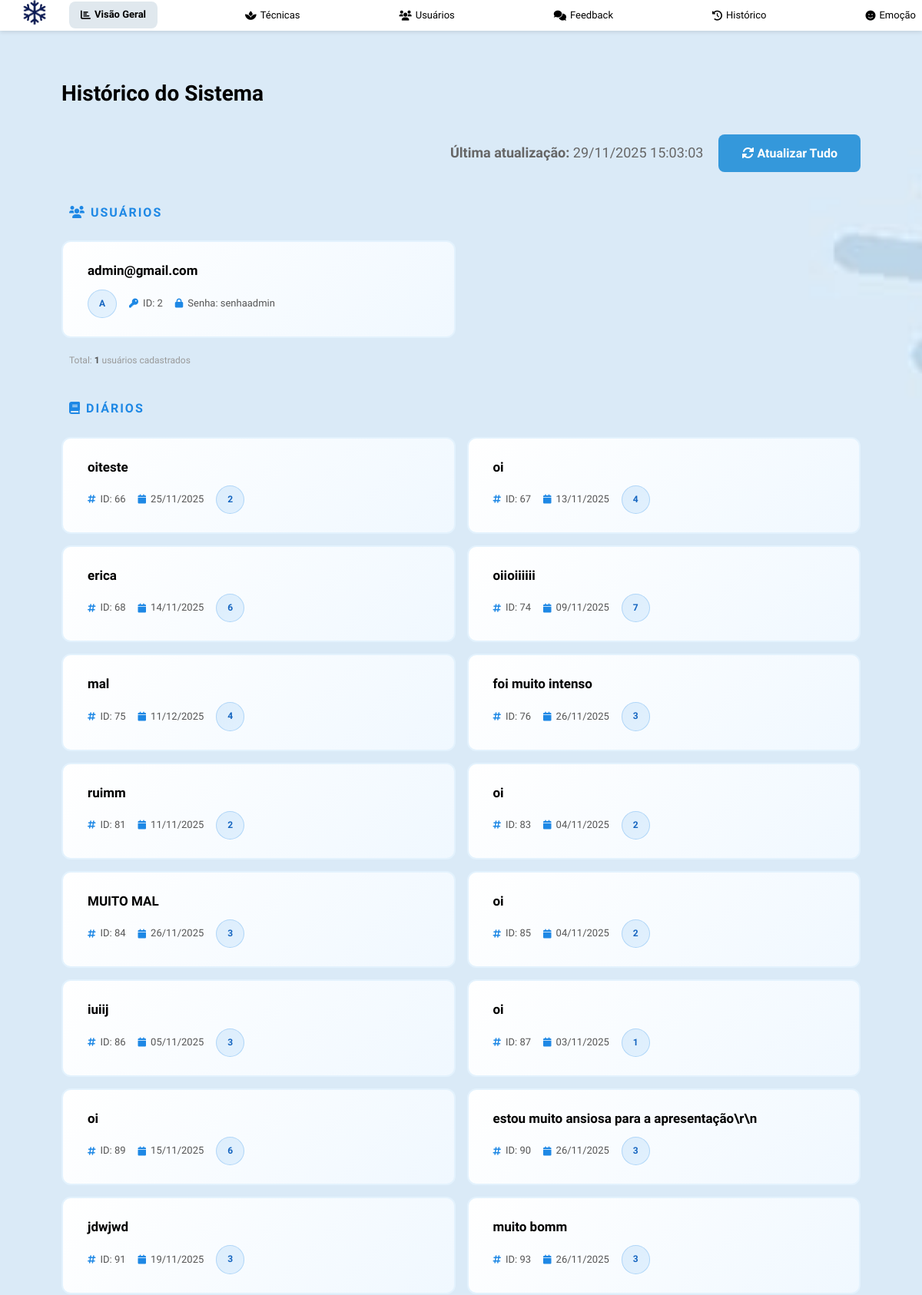
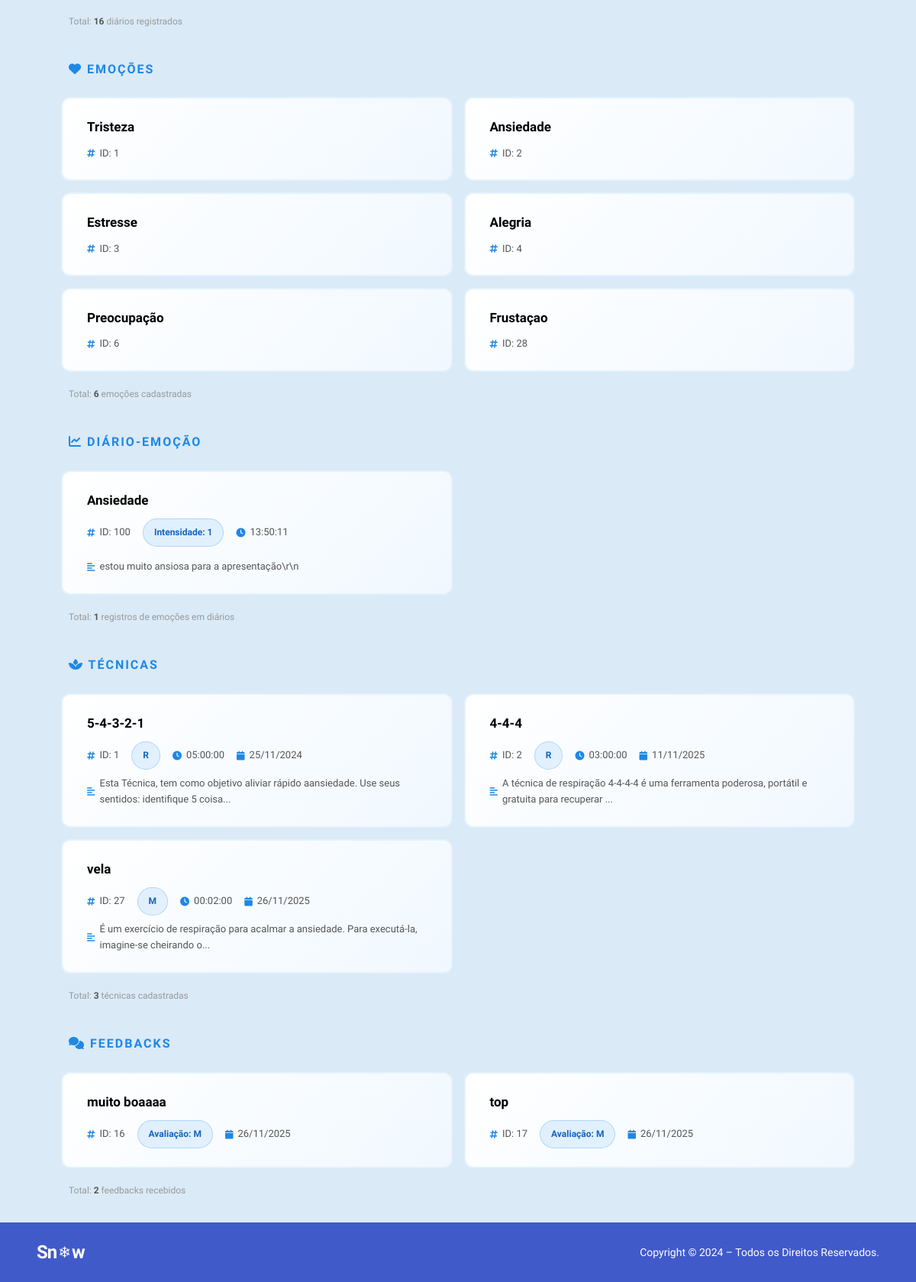
Screenshot of /admin/pgHistorico/consulta.php with the database file from the repository (2 pictures, top to bottom).
### tables this page shows
CREATE TABLE `usuario` (
  `id_usuario` int(11) NOT NULL,
  `login` varchar(50) DEFAULT NULL,
  `senha` varchar(50) DEFAULT NULL,
  `tipo` char(1) DEFAULT NULL
);

CREATE TABLE `diario` (
  `id_diario` int(11) NOT NULL,
  `descricao` text DEFAULT NULL,
  `data_registro` date DEFAULT NULL,
  `dia_semana` char(1) DEFAULT NULL,
  `id_usuario` int(11) DEFAULT NULL
);

CREATE TABLE `emocao` (
  `id_emocao` int(11) NOT NULL,
  `nome` varchar(45) DEFAULT NULL,
  `icone` longblob DEFAULT NULL
);

CREATE TABLE `diario_emocao` (
  `id_diarioemocao` int(11) NOT NULL,
  `id_diario` int(11) DEFAULT NULL,
  `id_emocao` int(11) DEFAULT NULL,
  `intensidade` char(1) DEFAULT NULL,
  `hora` time DEFAULT NULL
);

CREATE TABLE `tecnicas` (
  `id_tecnicas` int(11) NOT NULL,
  `nome` varchar(45) DEFAULT NULL,
  `tempo_estimado` time DEFAULT NULL,
  `video` longblob DEFAULT NULL,
  `categoria` char(1) DEFAULT NULL,
  `data_criacao` date DEFAULT NULL,
  `descricao` text DEFAULT NULL
);

CREATE TABLE `feedback` (
  `id_feedback` int(11) NOT NULL,
  `id_historico` int(11) DEFAULT NULL,
  `data_feedback` date DEFAULT NULL,
  `comentario` text DEFAULT NULL,
  `avaliacao` char(1) DEFAULT NULL
);

### admin/pgHistorico/consulta.php (the view, shortened to what this page needs)
<!DOCTYPE html>
<html lang="pt-br">
<head>
    <link rel=stylesheet href="historico.css">
    <link rel="stylesheet" href="https://cdnjs.cloudflare.com/ajax/libs/font-awesome/6.0.0/css/all.min.css">
</head>
<body>
    <div class="top-navbar">
        <div class="logo">
    <a href="../pginicialADM/admin.php" style="display: inline-block;">
        <img src="logoFloco.png">
    </a>
    </div>
        <div class="navbar-container">
            <ul class="navbar">
                <li class="active">
                    <a href="../pginicialADM/admin.php">
                        <i class="fas fa-chart-bar"></i>
                        <span>Visão Geral</span>
                    </a>
                </li>
                <li>
                    <a href="../pgTecnicas/listatecnicas_adm.php">
                        <i class="fas fa-spa"></i>
                        <span>Técnicas</span>
                    </a>
                </li>
                <li>
                    <a href="../pgUsuarios/listausuario_adm.php">
                        <i class="fas fa-users"></i>
                        <span>Usuários</span>
                    </a>
                </li>
                <li>
                    <a href="../pgFeedback/lista_feedback_adm.php">
                        <i class="fas fa-comments"></i>
                        <span>Feedback</span>
                    </a>
                </li>
                <li>
                    <a href="../pgHistorico/consulta.php">
                        <i class="fas fa-history"></i>
                        <span>Histórico</span>
                    </a>
                </li>
                <li>
                    <a href="../pgEmocoes/listaemocao_adm.php">
                        <i class="fas fa-smile"></i>
                        <span>Emoção</span>
                    </a>
                </li>
            </ul>
        </div>
    </div>
    <div class="page-header">
        <h1>Histórico do Sistema</h1>
    </div>
    <div class="update-section">
        <p class="update-info">
            <strong>Última atualização:</strong>
            <?php
            echo date('d/m/Y H:i:s');
            ?>
        </p>
        <button onclick="location.reload()" class="update-btn">
            <i class="fas fa-sync-alt"></i> Atualizar Tudo
        </button>
    </div>
    <?php
    include("../../conexao.php");
    $query_usuarios = mysqli_query($id, "SELECT * FROM usuario");
    $total_usuarios = mysqli_num_rows($query_usuarios);
    ?>
    <div class="cards-wrapper">
        <div class="cards-title"><i class="fas fa-users"></i> Usuários</div>
        <div class="cards-container">
            <?php while ($row = mysqli_fetch_array($query_usuarios)) { ?>
            <div class="card">
                <div class="card-content">
                    <h3 class="card-title"><?php echo $row['login']; ?></h3>
                    <div class="card-meta">
                        <span class="card-badge"><?php echo $row['tipo']; ?></span>
                        <span class="card-info"><i class="fas fa-key"></i> ID: <?php echo $row['id_usuario']; ?></span>
                        <span class="card-info"><i class="fas fa-lock"></i> Senha: <?php echo $row['senha']; ?></span>
                    </div>
                </div>
            </div>
            <?php } ?>
        </div>
        <div class="cards-footer">
            Total: <strong><?php echo $total_usuarios; ?></strong> usuários cadastrados
        </div>
    </div>
    <?php
    $query_diarios = mysqli_query($id, "SELECT * FROM diario");
    $total_diarios = mysqli_num_rows($query_diarios);
    ?>
    <div class="cards-wrapper">
        <div class="cards-title"><i class="fas fa-book"></i> Diários</div>
        <div class="cards-container">
            <?php while ($row = mysqli_fetch_array($query_diarios)) { ?>
            <div class="card">
                <div class="card-content">
                    <h3 class="card-title"><?php echo substr($row['descricao'], 0, 80) . (strlen($row['descricao']) > 80 ? '...' : ''); ?></h3>
                    <div class="card-meta">
                        <span class="card-info"><i class="fas fa-hashtag"></i> ID: <?php echo $row['id_diario']; ?></span>
                        <span class="card-info"><i class="fas fa-calendar"></i> <?php echo date('d/m/Y', strtotime($row['data_registro'])); ?></span>
                        <span class="card-badge"><?php echo $row['dia_semana']; ?></span>
                    </div>
                </div>
            </div>
            <?php } ?>
        </div>
        <div class="cards-footer">
            Total: <strong><?php echo $total_diarios; ?></strong> diários registrados
        </div>
    </div>
    <?php
    $query_emocoes = mysqli_query($id, "SELECT * FROM emocao");
    $total_emocoes = mysqli_num_rows($query_emocoes);
    ?>
    <div class="cards-wrapper">
        <div class="cards-title"><i class="fas fa-heart"></i> Emoções</div>
        <div class="cards-container">
            <?php while ($row = mysqli_fetch_array($query_emocoes)) { ?>
            <div class="card">
                <div class="card-content">
                    <h3 class="card-title"><?php echo $row['nome']; ?></h3>
                    <div class="card-meta">
                        <span class="card-info"><i class="fas fa-hashtag"></i> ID: <?php echo $row['id_emocao']; ?></span>
                    </div>
                </div>
            </div>
            <?php } ?>
        </div>
        <div class="cards-footer">
            Total: <strong><?php echo $total_emocoes; ?></strong> emoções cadastradas
        </div>
    </div>
    <?php
    $query_diario_emocao = mysqli_query($id, "SELECT de.*, d.descricao, e.nome as nome_emocao
                               FROM diario_emocao de
                               LEFT JOIN diario d ON de.id_diario = d.id_diario
                               LEFT JOIN emocao e ON de.id_emocao = e.id_emocao");
    $total_diario_emocao = mysqli_num_rows($query_diario_emocao);
    ?>
    <div class="cards-wrapper">
        <div class="cards-title"><i class="fas fa-chart-line"></i> Diário-Emoção</div>
        <div class="cards-container">
            <?php while ($row = mysqli_fetch_array($query_diario_emocao)) { ?>
            <div class="card">
                <div class="card-content">
                    <h3 class="card-title"><?php echo $row['nome_emocao']; ?></h3>
                    <div class="card-meta">
                        <span class="card-info"><i class="fas fa-hashtag"></i> ID: <?php echo $row['id_diarioemocao']; ?></span>
                        <span class="card-badge">Intensidade: <?php echo $row['intensidade']; ?></span>
                        <span class="card-info"><i class="fas fa-clock"></i> <?php echo $row['hora']; ?></span>
                        <span class="card-info"><i class="fas fa-align-left"></i> <?php echo substr($row['descricao'], 0, 50) . (strlen($row['descricao']) > 50 ? '...' : ''); ?></span>
                    </div>
                </div>
            </div>
            <?php } ?>
        </div>
        <div class="cards-footer">
            Total: <strong><?php echo $total_diario_emocao; ?></strong> registros de emoções em diários
        </div>
    </div>
    <?php
    $query_tecnicas = mysqli_query($id, "SELECT * FROM tecnicas");
    $total_tecnicas = mysqli_num_rows($query_tecnicas);
    ?>
    <div class="cards-wrapper">
        <div class="cards-title"><i class="fas fa-spa"></i> Técnicas</div>
        <div class="cards-container">
            <?php while ($row = mysqli_fetch_array($query_tecnicas)) { ?>
            <div class="card">
                <div class="card-content">
                    <h3 class="card-title"><?php echo $row['nome']; ?></h3>
                    <div class="card-meta">
                        <span class="card-info"><i class="fas fa-hashtag"></i> ID: <?php echo $row['id_tecnicas']; ?></span>
                        <span class="card-badge"><?php echo $row['categoria']; ?></span>
                        <span class="card-info"><i class="fas fa-clock"></i> <?php echo $row['tempo_estimado']; ?></span>
                        <span class="card-info"><i class="fas fa-calendar"></i> <?php echo date('d/m/Y', strtotime($row['data_criacao'])); ?></span>
                    </div>
                    <div class="card-meta" style="margin-top: 8px;">
                        <span class="card-info"><i class="fas fa-align-left"></i> <?php echo substr($row['descricao'], 0, 100) . (strlen($row['descricao']) > 100 ? '...' : ''); ?></span>
                    </div>
                </div>
            </div>
            <?php } ?>
        </div>
        <div class="cards-footer">
            Total: <strong><?php echo $total_tecnicas; ?></strong> técnicas cadastradas
        </div>
    </div>
    <?php
    $query_feedbacks = mysqli_query($id, "SELECT * FROM feedback");
    $total_feedbacks = mysqli_num_rows($query_feedbacks);
    ?>
    <div class="cards-wrapper">
        <div class="cards-title"><i class="fas fa-comments"></i> Feedbacks</div>
        <div class="cards-container">
            <?php while ($row = mysqli_fetch_array($query_feedbacks)) { ?>
            <div class="card">
                <div class="card-content">
                    <h3 class="card-title"><?php echo substr($row['comentario'], 0, 80) . (strlen($row['comentario']) > 80 ? '...' : ''); ?></h3>
                    <div class="card-meta">
                        <span class="card-info"><i class="fas fa-hashtag"></i> ID: <?php echo $row['id_feedback']; ?></span>
                        <span class="card-badge">Avaliação: <?php echo $row['avaliacao']; ?></span>
                        <span class="card-info"><i class="fas fa-calendar"></i> <?php echo date('d/m/Y', strtotime($row['data_feedback'])); ?></span>
                    </div>
                </div>
            </div>
            <?php } ?>
        </div>
        <div class="cards-footer">
            Total: <strong><?php echo $total_feedbacks; ?></strong> feedbacks recebidos
        </div>
    </div>
    <footer>
        <div class="container-footer">
            <div class="logo-snow">
                Sn<span class="snowflake">❄</span>w
            </div>
            <p class="rodape-direitos">Copyright © 2024 – Todos os Direitos Reservados.</p>
        </div>
    </footer>
</body>
</html>

### admin/pgHistorico/historico.css (style rules this page uses)
:root { --secondary-color: #3498db; --accent-color: #e74c3c; --success-color: #2ecc71; --warning-color: #f39c12; --light-color: #ecf0f1; --dark-color: #34495e; --text-color: #333; --border-radius: 8px; --box-shadow: 0 4px 6px rgba(0, 0, 0, 0.1); }
* { margin: 0; padding: 0; box-sizing: border-box; font-family: 'Madimi One', sans-serif; }
body { color: var(--text-color); line-height: 1.6; min-height: 100vh; background-image: url(fundoo.jpg); }
body::before { content: ''; position: fixed; top: 0; left: 0; width: 100%; height: 100%; background-image: url(fundoo.jpg); background-size: cover; background-position: center; background-repeat: no-repeat; background-attachment: fixed; z-index: -1; }
.top-navbar { background-color: var(--primary-color); color: rgb(85, 103, 207); display: flex; justify-content: space-between; align-items: center; padding: 6px 15px; height: 50px; box-shadow: 0 2px 5px rgba(0,0,0,0.1); position: sticky; top: 0; z-index: 100; width: 100%; }
.logo { display: flex; align-items: center; }
.logo img { height: 60px; width: auto; }
.navbar-container { flex: 1; display: flex; justify-content: center; margin: 0 15px; }
.navbar { display: flex; list-style: none; gap: 99px; margin: 0; padding: 0; }
.navbar li { border-radius: var(--border-radius); overflow: hidden; }
.navbar li a { color: rgb(0, 0, 0); text-decoration: none; display: flex; align-items: center; gap: 5px; padding: 5px 10px; transition: background-color 0.3s; border-radius: var(--border-radius); font-size: 13px; white-space: nowrap; }
.navbar li.active a { background-color: rgba(255, 255, 255, 0.1); font-weight: 600; }
.page-header { margin-bottom: 25px; }

### rows the page displays
usuario: login "admin@gmail.com", tipo "A", id_usuario "2", senha "senhaadmin"
diario: descricao "oiteste", id_diario "66", data_registro "25/11/2025", dia_semana "2"
diario: descricao "oi", id_diario "67", data_registro "13/11/2025", dia_semana "4"
diario: descricao "erica", id_diario "68", data_registro "14/11/2025", dia_semana "6"
diario: descricao "oiioiiiiii", id_diario "74", data_registro "09/11/2025", dia_semana "7"
diario: descricao "mal", id_diario "75", data_registro "11/12/2025", dia_semana "4"
diario: descricao "foi muito intenso", id_diario "76", data_registro "26/11/2025", dia_semana "3"
diario: descricao "ruimm", id_diario "81", data_registro "11/11/2025", dia_semana "2"
diario: descricao "oi", id_diario "83", data_registro "04/11/2025", dia_semana "2"
diario: descricao "MUITO MAL", id_diario "84", data_registro "26/11/2025", dia_semana "3"
diario: descricao "oi", id_diario "85", data_registro "04/11/2025", dia_semana "2"
diario: descricao "iuiij", id_diario "86", data_registro "05/11/2025", dia_semana "3"
diario: descricao "oi", id_diario "87", data_registro "03/11/2025", dia_semana "1"
diario: descricao "oi", id_diario "89", data_registro "15/11/2025", dia_semana "6"
diario: descricao "estou muito ansiosa para a apresentação\\r\\n", id_diario "90", data_registro "26/11/2025", dia_semana "3"
diario: descricao "jdwjwd", id_diario "91", data_registro "19/11/2025", dia_semana "3"
diario: descricao "muito bomm", id_diario "93", data_registro "26/11/2025", dia_semana "3"
emocao: nome "Tristeza", id_emocao "1"
emocao: nome "Ansiedade", id_emocao "2"
emocao: nome "Estresse", id_emocao "3"
emocao: nome "Alegria", id_emocao "4"
emocao: nome "Preocupação", id_emocao "6"
emocao: nome "Frustaçao", id_emocao "28"
diario_emocao: id_emocao.nome "Ansiedade", id_diarioemocao "100", intensidade "1", hora "13:50:11", id_diario.descricao "estou muito ansiosa para a apresentação\\r\\n"
tecnicas: nome "5-4-3-2-1", id_tecnicas "1", categoria "R", tempo_estimado "05:00:00", data_criacao "25/11/2024", descricao "Esta Técnica, tem como objetivo aliviar rápido aansiedade. Use seus sentidos: identifique 5 coisa"
tecnicas: nome "4-4-4", id_tecnicas "2", categoria "R", tempo_estimado "03:00:00", data_criacao "11/11/2025", descricao "A técnica de respiração 4-4-4-4 é uma ferramenta poderosa, portátil e gratuita para recuperar"
tecnicas: nome "vela", id_tecnicas "27", categoria "M", tempo_estimado "00:02:00", data_criacao "26/11/2025", descricao "É um exercício de respiração para acalmar a ansiedade. Para executá-la, imagine-se cheirando o"
feedback: comentario "muito boaaaa", id_feedback "16", avaliacao "M", data_feedback "26/11/2025"
feedback: comentario "top", id_feedback "17", avaliacao "M", data_feedback "26/11/2025"

### other values shown
$total_usuarios "1"
$total_diarios "16"
$total_emocoes "6"
$total_diario_emocao "1"
$total_tecnicas "3"
$total_feedbacks "2"
